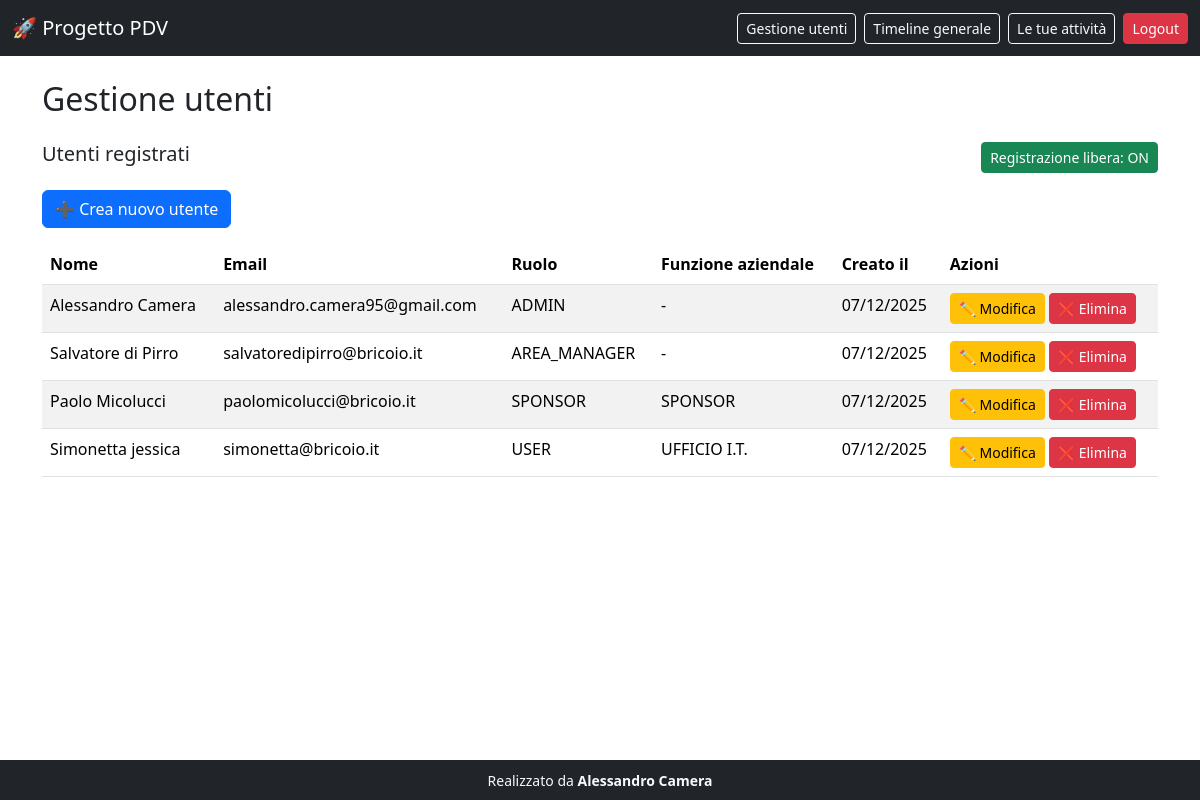
/admin/users (signed in), run on an earlier commit of the app's database.
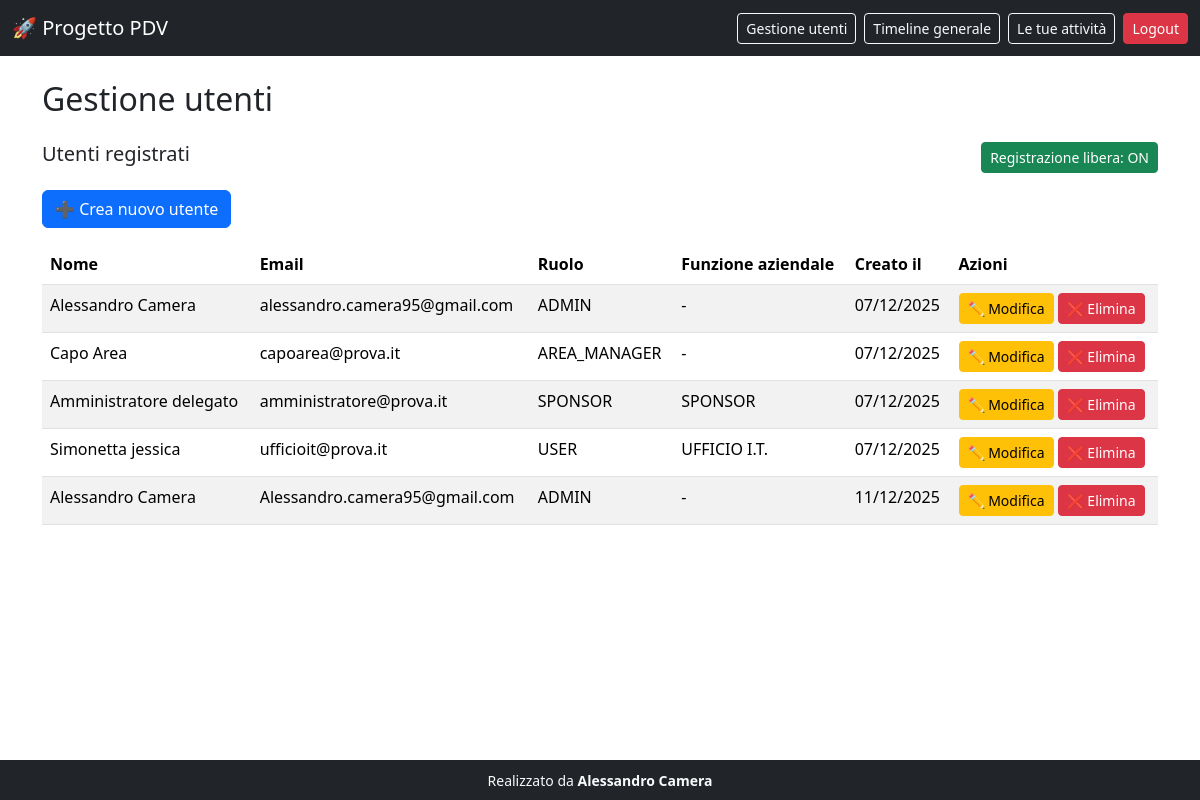
And on a later commit of the database.
### app.py (models this page shows, shortened)
class User(UserMixin, db.Model):
    __tablename__ = "users"
    id = db.Column(db.Integer, primary_key=True)
    full_name = db.Column(db.String(100), nullable=False)
    email = db.Column(db.String(120), unique=True, nullable=False)
    password_hash = db.Column(db.String(255), nullable=False)
    role = db.Column(db.String(20), nullable=False, default=ROLE_USER)
    function_name = db.Column(db.String(120), nullable=True)
    created_at = db.Column(db.DateTime, default=datetime.utcnow)
    @property
    def is_admin(self) -> bool:
        return self.role == ROLE_ADMIN
    @property
    def is_sponsor(self) -> bool:
        return self.role == ROLE_SPONSOR

### app.py (the view)
@app.route("/admin/users")
@login_required
def admin_users():
    if not current_user.is_admin:
        flash("Non hai i permessi per accedere a questa sezione.", "danger")
        return redirect(url_for("dashboard"))
    users = User.query.order_by(User.created_at.asc()).all()
    return render_template(
        "admin_users.html",
        users=users,
        funzioni=FUNZIONI_AZIENDALI,
        self_registration_enabled=SELF_REGISTRATION_ENABLED,
    )

### app.py (called while the page is built)
@login_manager.user_loader
def load_user(user_id):
    return User.query.get(int(user_id))

### templates/admin_users.html (shortened to what this page needs)
{% extends "base.html" %}
{% block content %}
<h2 class="mb-4">Gestione utenti</h2>
<div class="d-flex justify-content-between mb-3">
    <h5>Utenti registrati</h5>
    <form method="post" action="{{ url_for('toggle_registration') }}">
        <button class="btn btn-sm {% if self_registration_enabled %}btn-success{% else %}btn-secondary{% endif %}">
            Registrazione libera:
            {% if self_registration_enabled %}ON{% else %}OFF{% endif %}
        </button>
    </form>
</div>
<button class="btn btn-primary mb-3" data-bs-toggle="modal" data-bs-target="#createUserModal">
    ➕ Crea nuovo utente
</button>
<table class="table table-striped">
    <thead>
        <tr>
            <th>Nome</th>
            <th>Email</th>
            <th>Ruolo</th>
            <th>Funzione aziendale</th>
            <th>Creato il</th>
            <th>Azioni</th>
        </tr>
    </thead>
    <tbody>
        {% for u in users %}
        <tr>
            <td>{{ u.full_name }}</td>
            <td>{{ u.email }}</td>
            <td>{{ u.role }}</td>
            <td>{{ u.function_name or "-" }}</td>
            <td>{{ u.created_at.strftime('%d/%m/%Y') }}</td>
            <td>
                <button class="btn btn-sm btn-warning"
                        data-bs-toggle="modal"
                        data-bs-target="#editUserModal"
                        data-id="{{ u.id }}"
                        data-fullname="{{ u.full_name }}"
                        data-email="{{ u.email }}"
                        data-role="{{ u.role }}"
                        data-function="{{ u.function_name }}">
                    ✏ Modifica
                </button>
                <button class="btn btn-sm btn-danger"
                        data-bs-toggle="modal"
                        data-bs-target="#deleteUserModal"
                        data-id="{{ u.id }}"
                        data-name="{{ u.full_name }}">
                    ❌ Elimina
                </button>
            </td>
        </tr>
        {% endfor %}
    </tbody>
</table>
{% endblock %}

### templates/base.html (shortened to what this page needs)
<!DOCTYPE html>
<html lang="it">
<head>
    <link rel="stylesheet"
          href="https://cdn.jsdelivr.net/npm/bootstrap@5.3.2/dist/css/bootstrap.min.css">
</head>
<body>
<div class="page-container">
    <nav class="navbar navbar-expand-lg navbar-dark bg-dark mb-4">
        <div class="container-fluid">
            <a class="navbar-brand" href="{{ url_for('dashboard') }}">
                🚀 Progetto PDV
            </a>
            {% if current_user.is_authenticated %}
            <div class="d-flex">
                {% if current_user.is_admin %}
                    <a href="{{ url_for('admin_users') }}" class="btn btn-outline-light btn-sm me-2">
                        Gestione utenti
                    </a>
                {% endif %}
                <a href="{{ url_for('timeline') }}" class="btn btn-outline-light btn-sm me-2">
                    Timeline generale
                </a>
                <a href="{{ url_for('dashboard') }}" class="btn btn-outline-light btn-sm me-2">
                    Le tue attività
                </a>
                <a href="{{ url_for('logout') }}" class="btn btn-danger btn-sm">
                    Logout
                </a>
            </div>
            {% endif %}
        </div>
    </nav>
    <div class="container mb-4">
        {% block content %}{% endblock %}
    </div>
</div>
<footer class="footer bg-dark text-light py-2 mt-4">
    <div class="container text-center">
        <small>Realizzato da <strong>Alessandro Camera</strong></small>
    </div>
</footer>
</body>
</html>

### templates/base.html (style rules this page uses)
html, body { height: 100%; }
body { display: flex; flex-direction: column; }
.page-container { flex: 1; }

What changed in the data, as far as the page shows it:
changed User "AREA_MANAGER": full_name "Salvatore di Pirro" → "Capo Area"; email "salvatoredipirro@bricoio.it" → "capoarea@prova.it"
changed User "SPONSOR": full_name "Paolo Micolucci" → "Amministratore delegato"; email "paolomicolucci@bricoio.it" → "amministratore@prova.it"
changed User "Simonetta jessica": email "simonetta@bricoio.it" → "ufficioit@prova.it"
added User: full_name "Alessandro Camera", email "Alessandro.camera95@gmail.com", role "ADMIN", function_name "-", created_at "11/12/2025"
